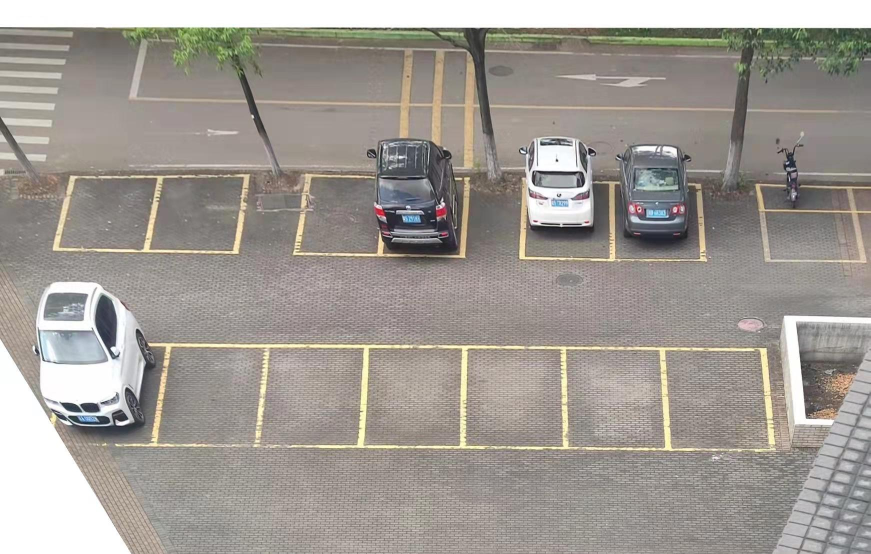
#> input picture img/pers_trans.jpg, 1741 x 1108 px (shown at 1/2 size)
$ python hough.py
#> lines starting #> are read from the running program, lines starting #| are printed output that depends on the picture; after the words box and inside, x2 and y2 are one past the last pixel; in counts of white or black regions, pixels touching at a corner belong together
#> further down, img_src is the input picture: shape (1108, 1741, 3); mean B, G, R 147.6, 153.6, 159.2
### qd.py
# -*- coding: utf-8 -*-
"""
Created on Tue Dec 27 09:32:02 2016

@author: http://blog.csdn.net/lql0716
"""
import cv2
import numpy as np

# 显示图片函数
# [58 lines left out: functions img_show, get_rect, get_qd, not called in this run]

def img_qd(img_src,tune = False, a = [482, 633], b = [1018, 965]):
#> called with tune = False
    if tune == True:
        (a, b) = get_qd(img_src)
    print("目标圈定a=",a)
    print("目标圈定b=",b)
    ax, ay = a
    bx, by = b
    mask = np.zeros((img_src.shape[0], img_src.shape[1])).astype(np.uint8)
    mask[ay:by, ax:bx] = 1
    img_obj = cv2.bitwise_and(img_src, img_src, mask=mask)
#> (reads A.npy from the repository)
#> (reads B.npy from the repository)
    return img_obj


# 删去不感兴趣区域，按回车键进行下一次删除，按esc键结束
def img_Sub(img_src,tune = False, A = [[482, 633]], B = [[1018, 965]]):
#> called with tune = False, A = array of shape (3, 2), B = array of shape (3, 2)
    mask = np.ones((img_src.shape[0], img_src.shape[1])).astype(np.uint8)
    if tune == True:
        A = []
        B = []
        img_drawing = img_src
        while True:
            (a, b) = get_qd(img_drawing)
            A.append(a)
            B.append(b)
            ax, ay = a
            bx, by = b
            mask[ay:by, ax:bx] = 0
            img_obj = cv2.bitwise_and(img_src, img_src, mask=mask)
            img_drawing = img_obj
            img_obj_show = cv2.resize(img_obj, None, fx=0.6, fy=0.6, interpolation=cv2.INTER_AREA)
            cv2.imshow("img_obj",img_obj_show)
            ch = cv2.waitKey(0)
            cv2.destroyAllWindows()
            if ch == 27:  # 按下esc键
                cv2.destroyAllWindows()
                break
    else:
        for i,a in enumerate(A):
            ax, ay = a
            bx, by = B[i]
            mask[ay:by, ax:bx] = 0
        img_obj = cv2.bitwise_and(img_src, img_src, mask=mask)
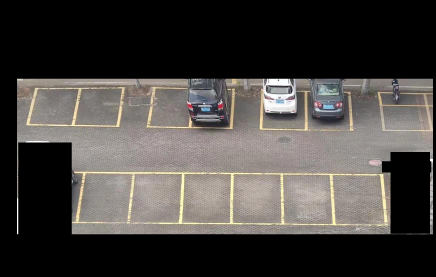
#> img_obj: shape (1108, 1741, 3) (shown at 1/4 size); mean B, G, R 64.3, 67.3, 70.8
    return img_obj,A,B
        # [8 lines of commented-out code are left out]


# [11 lines that do not run on import are left out]

### DBSCAN.py
import numpy as np
import matplotlib.pyplot as plt
import random
from sklearn import preprocessing
from sklearn.cluster import DBSCAN

# [79 lines of commented-out code are left out]
def cen_point(ele):
    ele = np.array(ele)
    ele = np.reshape(ele, (-1, 2))  # 将输入的数据重新整形为二维数组
    mean = np.mean(ele, axis=0)  # 计算数据点的均值，即质心
    min_dist = np.linalg.norm(ele[0] - mean)  # 计算第一个数据点到质心的距离作为初始最小距离
    min_index = 0  # 记录最小距离对应的数据点索引
    for i in range(len(ele)):
        dist = np.linalg.norm(ele[i] - mean)  # 计算当前数据点到质心的距离
        if dist < min_dist:  # 如果距离更小，则更新最小距离和索引
            min_index = i
            min_dist = dist
    return ele[min_index]  # 返回距离质心最近的数据点

# 函数：计算DBSCAN聚类结果中每个簇的簇质心和离群点
def cen(scaler, y_pred):
    num = max(y_pred) + 1  # 计算聚类簇数
    ex = np.where(y_pred == -1)  # 找出离群点的索引，返回元组，ex[0]为列表，包含离群点索引

    type2 = []  # 存储每个簇的数据点
    ele = []  # 临时存储数据点
    for i in range(num):
        index = np.where(y_pred == i)  # 找出属于当前簇的数据点索引
        for k in index:
            ele.append(scaler[k])  # 将数据点添加到ele中
        type2.append(ele)  # 将当前簇的数据点列表添加到type2中
        ele = []  # 清空ele，准备存储下一个簇的数据点
    cen = []  # 存储簇质心和离群点
    for i in range(num):
        cen.append(cen_point(type2[i]))  # 计算并添加当前簇的簇质心
    for j in ex[0]:  # 添加离群点
        w = scaler[j]
        cen.append(w)
    return cen  # 返回簇质心和离群点的列表

# 函数：对给定的数据点进行DBSCAN聚类并返回聚类结果的簇质心和离群点
def DBSCAN_drawlist(lines: np.ndarray):
    dataSet = np.reshape(lines, (-1, 2))  # 重新整形输入数据为二维数组
    ss_X = preprocessing.StandardScaler()  # 创建一个标准化处理器对象
    scaler = ss_X.fit_transform(dataSet)  # 对数据进行标准化处理

    y_pred = DBSCAN(eps=0.07, min_samples=2).fit_predict(scaler)  # 使用DBSCAN进行聚类

    type1 = cen(scaler, y_pred)  # 调用cen函数计算簇质心和离群点
    type1 = np.array(type1)  # 将结果转换为NumPy数组
    lines_return = ss_X.inverse_transform(type1)  # 将簇质心和离群点的标准化结果逆转换为原始数据空间
    lines_return = np.array(lines_return)  # 转换为NumPy数组
    return lines_return  # 返回簇质心和离群点的坐标

# 主函数
# [22 lines left out: function main, not called in this run]
    # C = DBSCAN(dataSet, 0.11, 5)  # 基于旧的DBSCAN实现计算聚类结果，此部分被注释掉
    # draw(C, dataSet)  # 基于旧的绘制聚类结果的函数，此部分被注释掉

# [2 lines that do not run on import are left out]

### hough.py
import cv2
import matplotlib.pyplot as plt
import numpy as np
# 自定义模块
import DBSCAN
import qd

# 显示图片函数
def img_show(title: str, img: np.ndarray, rate = 0.6):
    img_show = cv2.resize(img, None, fx=rate, fy=rate, interpolation=cv2.INTER_AREA)
    cv2.imshow(title, img_show)
    cv2.waitKey(0)

## HSV ##
# 回调函数
def on_color_change(param):
    pass

# hsv过滤，返回感兴趣区域
def hsv_filter(img, tune = False):
#> called with tune = False
    if tune == True:
        cv2.namedWindow('image', cv2.WINDOW_AUTOSIZE)
        cv2.resizeWindow('image', 600, 400)   #调整滑块窗口大小
        cv2.moveWindow('image', 0, 0)

        # 创建颜色变化的轨迹栏
        cv2.createTrackbar('Hmin','image',15,180,on_color_change)
        cv2.createTrackbar('Hmax','image',31,180,on_color_change)
        cv2.createTrackbar('Smin','image',27,255,on_color_change)
        cv2.createTrackbar('Smax','image',255,255,on_color_change)
        cv2.createTrackbar('Vmin','image',173,255,on_color_change)
        cv2.createTrackbar('Vmax','image',255,255,on_color_change)

        while True:
            hmin = cv2.getTrackbarPos('Hmin','image')
            hmax = cv2.getTrackbarPos('Hmax','image')
            smin = cv2.getTrackbarPos('Smin','image')
            smax = cv2.getTrackbarPos('Smax','image')
            vmin = cv2.getTrackbarPos('Vmin','image')
            vmax = cv2.getTrackbarPos('Vmax','image')

            # 获得掩码
            lower=np.array([hmin,smin,vmin])
            upper=np.array([hmax,smax,vmax])
            hsv = cv2.cvtColor(img,cv2.COLOR_BGR2HSV)
            mask = cv2.inRange(hsv,lower,upper)

            # 显示掩码内的图像
            img_obj = cv2.bitwise_and(img,img,mask=mask)
            img_obj_show = cv2.resize(img_obj, None, fx=0.6, fy=0.6, interpolation=cv2.INTER_AREA)
            cv2.imshow('obj',img_obj_show)

            ch = cv2.waitKey(1) & 0xFF
            if ch == 27:  # 按下esc键
                cv2.destroyAllWindows()
                return img_obj
    else:
        lower = np.array([15, 27, 173])
        upper = np.array([31, 255, 255])
        hsv = cv2.cvtColor(img, cv2.COLOR_BGR2HSV)
#> hsv: shape (1108, 1741, 3); mean H, S, V 12, 12, 71.2
        mask = cv2.inRange(hsv, lower, upper)
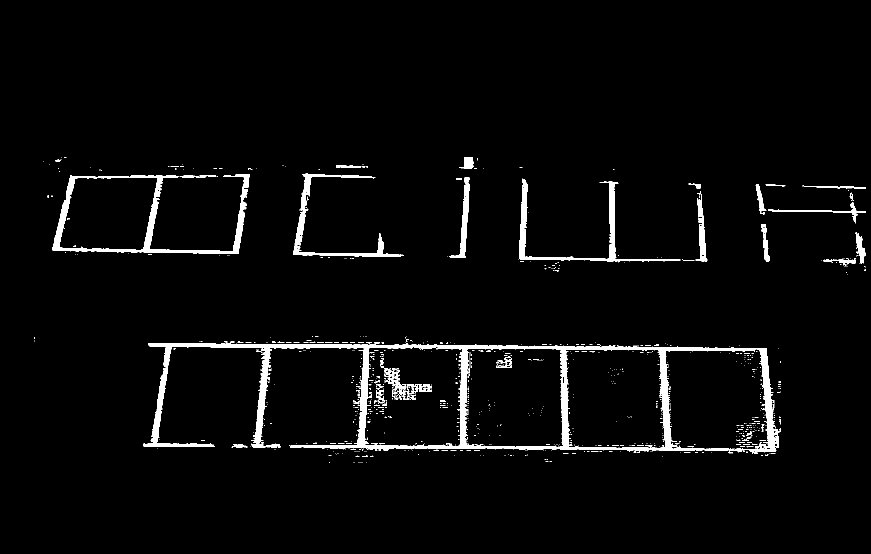
#> mask: shape (1108, 1741) (shown at 1/2 size); 3.2% white; 1040 white regions (956 under 20 px), largest, box (x1, y1, x2, y2) and area: (287, 686, 1562, 904) 32088, (105, 348, 500, 508) 8136, (1038, 357, 1361, 525) 4661
        img_obj = cv2.bitwise_and(img, img, mask=mask)
        return img_obj

## 二值化阈值调整 ##
def trackChaned(x):
    pass

# [23 lines left out: functions slider_binary, line_chart, not called in this run]

# 轮廓检测，输入待检测图片、用于绘制轮廓的图片，输出绘制后图片
def cnt_detector(roi_binary, img_drawed):
    contours, hierarchy = cv2.findContours(roi_binary, cv2.RETR_TREE, cv2.CHAIN_APPROX_SIMPLE)

    cnt_area = []
    for i in range(len(contours)):
        area = cv2.contourArea(contours[i])
        cnt_area.append(area)
    ## 观察面积分布，以确定过滤参数 ##
    # 绘制面积折现图
    # line_chart(cnt_area)

    ## 对轮廓进行过滤 ##
    contours_draw = []
    painted = []
    for i in range(len(cnt_area)):
        current = len(cnt_area) - i - 1
        # if cnt_area[current]>30000 and cnt_area[current]<50000:
        if cnt_area[current] > 15000:
            if current in painted:
                continue
            painted.append(hierarchy[0][current][3])
            painted.append(current)
            contours_draw.append(contours[current])
    ## 绘制轮廓 ##
    img_contours = cv2.drawContours(img_drawed, contours_draw, -1, (0, 255, 0), 2)
    return img_contours

# 霍夫直线绘制
def Hough_lines_draw(img_src, lines):
    img = np.copy(img_src)
    for line in lines:
        rho, theta = line
        a = np.cos(theta)
        b = np.sin(theta)

        x0 = a * rho
        y0 = b * rho
        x1 = int(x0 + 2000 * (-b))
        y1 = int(y0 + 2000 * a)
        x2 = int(x0 - 2000 * (-b))
        y2 = int(y0 - 2000 * a)
        cv2.line(img, (x1, y1), (x2, y2), (255, 0, 0), 2)
    return img

# 密度聚
# 类前后散点图绘制
# [17 lines left out: function scatter_compared, not called in this run]


# 使用plt显示四张图片
def plt_four(img1,img2,img3,img4):
    ## 显示图片 ##
    # 原图
    img_rgb = cv2.cvtColor(img1, cv2.COLOR_BGR2RGB)
    plt.subplot(221)
    plt.imshow(img_rgb)
    plt.axis("off")

    # 车位线提取
    im_zclose_show = cv2.cvtColor(img2, cv2.COLOR_BGR2RGB)
    plt.subplot(222)
    plt.imshow(im_zclose_show)
    plt.axis("off")

    # plt.subplot(223)
    # plt.imshow(img_edges, cmap="binary")   #单通道图才能使用cmap影响

    # 未过滤直线检测
    img_blue_line_raw = cv2.cvtColor(img3, cv2.COLOR_BGR2RGB)
    plt.subplot(223)
    plt.imshow(img_blue_line_raw)  # 单通道图才能使用cmap影响
    plt.axis("off")

    # 过滤后
    img_blue_line_filted = cv2.cvtColor(img4, cv2.COLOR_BGR2RGB)
    plt.subplot(224)
    plt.imshow(img_blue_line_filted)
    plt.axis("off")

    plt.show()


if __name__ == '__main__':
    # 图片路径
    # img_path = r'img/test.jpg'
    img_path = r'img/pers_trans.jpg'
    # img_path = r'img/test2.png'

    # 读取图片
    img_src = cv2.imread(img_path, cv2.IMREAD_COLOR)

    # 圈定感兴趣区域
    # img_roi = qd.img_qd(img_src,tune = True)
    img_roi = qd.img_qd(img_src, a=[68, 315], b=[1732, 937])
    # img_roi = qd.img_Sub(img_roi, a=[72, 557], b=[285, 988])

    ## 去除不需要的区域 ##
    # 使用保存设置
    A = np.load('A.npy')
    B = np.load('B.npy')
    img_roi, _, _ = qd.img_Sub(img_roi, tune=False, A=A, B=B)
    # 手动选取
    # img_roi,A,B = qd.img_Sub(img_roi, tune=True)
    # np.save('A.npy', A)
    # np.save('B.npy', B)

    # 获得车道线图像
    img_obj = hsv_filter(img_roi, tune=False)
    # img_obj = hsv_filter(img_roi, tune=True)
    img_show('img_obj',img_obj)

    ## 车位线图像处理 ##
    # 开运算去噪
    kernel = cv2.getStructuringElement(cv2.MORPH_ELLIPSE, (3, 3))  # kernel大小，准备进行开运算
    img_open = cv2.morphologyEx(img_obj, cv2.MORPH_OPEN, kernel, iterations=2)  # 开运算
    # 高斯去噪
    # img_open = cv2.GaussianBlur(img_obj, (5, 5), 0)
    # img_show('img_open',img_open)

    # 横向闭运算
    kernel_d = cv2.getStructuringElement(cv2.MORPH_ELLIPSE, (61, 11))
    im_hclose = cv2.morphologyEx(img_open,cv2.MORPH_CLOSE,kernel_d,iterations=1)
    img_show('im_close', im_hclose)

    # 纵向闭运算
    kernel_z = cv2.getStructuringElement(cv2.MORPH_ELLIPSE, (2,41))
    im_zclose = cv2.morphologyEx(im_hclose,cv2.MORPH_CLOSE,kernel_z,iterations=1)
    img_show('im_close', im_zclose)

    # # 十字闭运算
    # kernel_c2 = cv2.getStructuringElement(cv2.MORPH_CROSS, (41, 41))
    # im_cross_close = cv2.morphologyEx(im_zclose,cv2.MORPH_CLOSE,kernel_c2,iterations=1)
    # img_show('im_cross_close', im_cross_close)
    #
    # # 十字闭运算图片减去运算前图片，获得方块角点
    # sub = im_cross_close - im_zclose
    # img_show('sub',sub)

    ## 二值化纵横闭运算图
    roi_gray = cv2.cvtColor(im_zclose,cv2.COLOR_BGR2GRAY)
    thresh,roi_binary = cv2.threshold(roi_gray,157,255,cv2.THRESH_BINARY)
#> roi_binary: shape (1108, 1741); 3.2% white; 13 white regions (1 under 20 px)
    # 通过滑块选取阈值
    # roi_binary = slider_binary(im_zclose)
    # img_show('roi_binary', roi_binary)

    # 检测角点，将角点处标红
    # dst = cv2.cornerHarris(roi_binary, 8, 31, 0.06)
    dst = cv2.cornerHarris(roi_binary, 21, 3, 0.06)
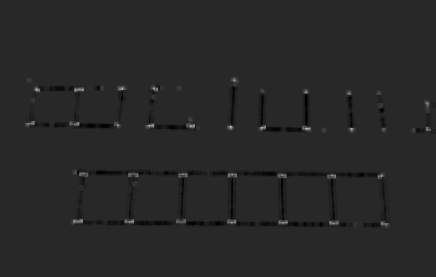
#> dst: shape (1108, 1741) float32 (shown at 1/4 size); min -0.00218, max 0.0115, mean -2.49e-05; drawn with min black and max white
    corner_img = img_src.copy()
    corner_img[dst > 0.1 * dst.max()] = [0, 0, 255]
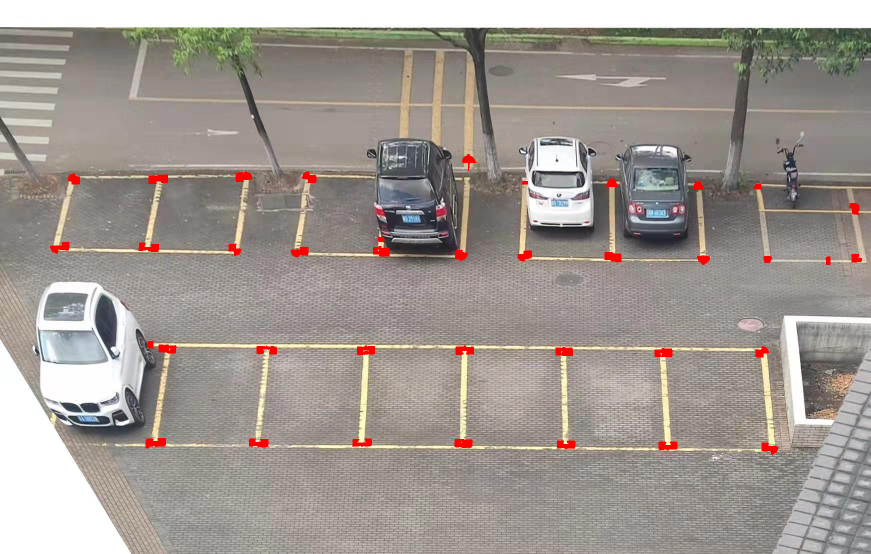
#> corner_img: shape (1108, 1741, 3) (shown at 1/2 size); 0.85% of pixels changed, all inside (x1, y1, x2, y2) = (100, 308, 1724, 910)
    img_show("corner_img",corner_img)
    # 取得角点图
    # img_black_white = np.zeros_like(img_src)
    # img_black_white[dst > 0.1 * dst.max()] = [255, 255, 255]
    # img_show('img_black_white',img_black_white)
    # np.save('.\data\jiao_dian.npy', img_black_white)

    ## 使用二值图进行轮廓检测 ##
    img_contours = cnt_detector(roi_binary, im_zclose)
#> in cnt_detector, `contours, hierarchy = cv2.findContours(roi_binary, cv2.RETR_TREE, cv2...`: contours = 20 contours, 4 with area under 20; largest, box (x1, y1, x2, y2) and area: (288, 686, 1553, 904) 252736, (1333, 700, 1535, 899) 37466, (320, 693, 525, 892) 36819, (933, 696, 1126, 895) 36799, (525, 695, 726, 892) 36786
#> the loop in cnt_detector, `for i in range(len(contours)):` made 20 passes
#> area on passes 1, 2, 3, 4, 5, 6, 7, 9: 252736.5, 37466, 36688.5, 36799, 36153, 36786.5, 36819, 3367.5
#> after the loop in cnt_detector, `for i in range(len(contours)):`: cnt_area = [252736.5, 37466, 36688.5, 36799, 36153, 36786.5, 36819, 16, 3367.5, 1112.5, 1379.5, 4001, 0, 15, 98, 31504.5, 23358, 3323, 15, 2139]
#> the loop in cnt_detector, `for i in range(len(cnt_area)):` made 20 passes
#> current on passes 1 to 8: 19, 18, 17, 16, 15, 14, 13, 12
#> after the loop in cnt_detector, `for i in range(len(cnt_area)):`: contours_draw = 7 contours; box (x1, y1, x2, y2) and area: (1333, 700, 1535, 899) 37466, (320, 693, 525, 892) 36819, (933, 696, 1126, 895) 36799, (525, 695, 726, 892) 36786, (1134, 698, 1329, 897) 36688, (732, 695, 923, 893) 36153, (127, 354, 309, 499) 23358; painted = [15, 16, 0, 6, 0, 5, 0, 4, 0, 3, 0, 2, 0, 1]
    img_show('contours', img_contours)

    ## 霍夫曼直线检测 ##
    # 执行canny边缘检测
    img_edges = cv2.Canny(roi_binary, 30, 110, apertureSize=3)
#> img_edges: shape (1108, 1741); 0.67% white in thin lines or dots, all inside (x1, y1, x2, y2) = (105, 314, 1741, 904)
    img_show('img_edges', img_edges)
#> in img_show (call 6), `img_show = cv2.resize(img, None, fx=rate, fy=rate, interpolation=cv2.I..`:
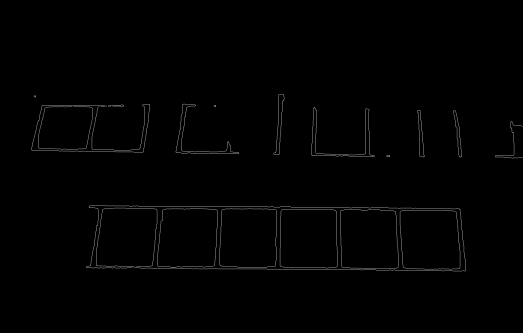
#> img_show: shape (665, 1045) (shown at 1/2 size); min 0, max 214, mean 1.7

    lines = cv2.HoughLines(img_edges, 1, np.pi / 180, 75)
#> lines = 126 rows, first 8: [499, 1.59], [896, 1.57], [493, 1.59], [892, 1.57], [679, 1.59], [696, 1.57], [889, 1.57], [878, 1.59]
    # 转化为n行2列的 ndarray数组
    hough_lines = np.array(lines).reshape(-1,2)
#> hough_lines = 126 pairs, first value -1469 to 1219, second value 0 to 3.12
    img_blue_line_raw = Hough_lines_draw(img_src, hough_lines)
#> the loop in Hough_lines_draw, `for line in lines:` made 126 passes
#> (rho, theta, a, b, x0, y0, x1, y1) on passes 1 to 8: (499, 1.59, -0.0175, 1, -8.71, 498.9, -2008, 464), (896, 1.57, -4.37e-08, 1, -3.92e-05, 896, -2000, 895), (493, 1.59, -0.0175, 1, -8.6, 492.9, -2008, 458), (892, 1.57, -4.37e-08, 1, -3.9e-05, 892, -2000, 891), (679, 1.59, -0.0175, 1, -11.85, 678.9, -2011, 643), (696, 1.57, -4.37e-08, 1, -3.04e-05, 696, -2000, 695), (889, 1.57, -4.37e-08, 1, -3.89e-05, 889, -2000, 888), (878, 1.59, -0.0175, 1, -15.32, 877.9, -2015, 842)
#> after the loop in Hough_lines_draw, `for line in lines:`:
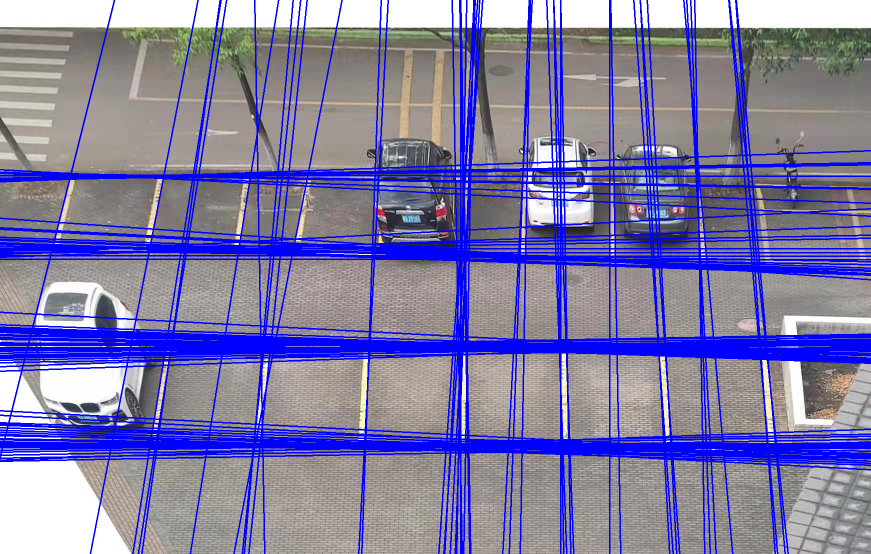
#> img: shape (1108, 1741, 3) (shown at 1/2 size); 19.75% of pixels changed, all inside (x1, y1, x2, y2) = (0, 0, 1741, 1108)
    # 密度聚类进行过滤
    filted_hough_lines = DBSCAN.DBSCAN_drawlist(hough_lines)
#> in DBSCAN_drawlist, `dataSet = np.reshape(lines, (-1, 2))`: dataSet has the same summary as hough_lines outside DBSCAN_drawlist
#> in DBSCAN_drawlist, `scaler = ss_X.fit_transform(dataSet)`: scaler = 126 pairs, first value -2.49 to 1.14, second value -1.69 to 1.75
#> in DBSCAN_drawlist, `y_pred = DBSCAN(eps=0.07, min_samples=2).fit_predict(scaler)`: y_pred = 126 values, max 13 at index 78, min -1 at index 20, mean 3.39
#> in cen, `num = max(y_pred) + 1`: num = 14
#> in cen, `ex = np.where(y_pred == -1)`: ex = ([20, 43, 59, 80, 94, 109, 111, 112],)
#> the loop in cen, `for i in range(num):` made 14 passes
#> index on passes 4 to 11: ([14, 22, 35, 47, 55, 79, 116, 119],), ([27, 99, 120],), ([29, 42, 104, 117],), ([32, 60, 110, 125],), ([33, 65],), ([34, 48, 57, 63, 70, 73, 86, 114, 122],), ([56, 83, 89],), ([58, 68, 90, 93],)
#> after the loop in cen, `for i in range(num):`: type2 = 14 items
#> the loop in cen, `for i in range(num):` made 14 passes
#> the loop in cen, `for j in ex[0]:` made 8 passes
#> j on passes 1 to 8: 20, 43, 59, 80, 94, 109, 111, 112
    img_blue_line_filted = Hough_lines_draw(img_src,filted_hough_lines)
#> the loop in Hough_lines_draw (call 2), `for line in lines:` made 22 passes
#> line on passes 1 to 8: [493, 1.59], [880, 1.59], [689, 1.57], [949, 0.0349], [1057, 0.0349], [-1280, 3.09], [-1467, 3.05], [762, 0.0349]
#> after the loop in Hough_lines_draw (call 2), `for line in lines:`:
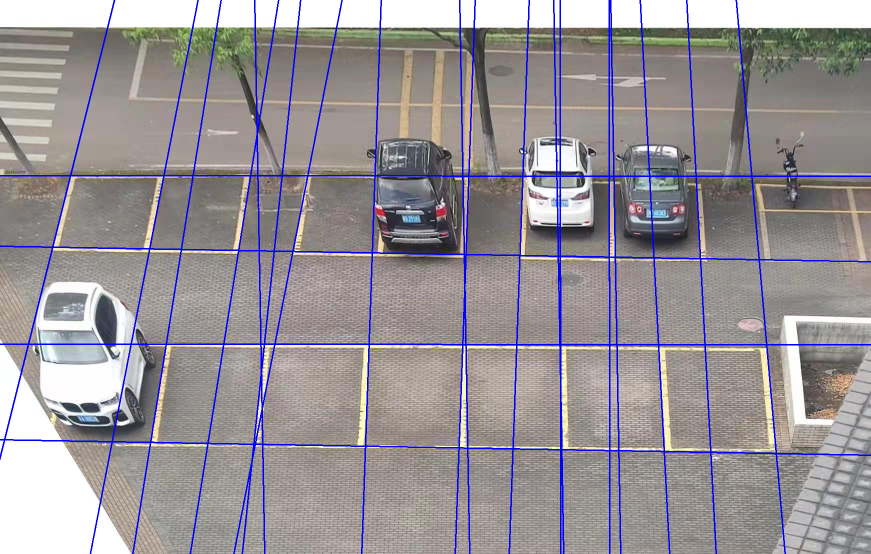
#> img: shape (1108, 1741, 3) (shown at 1/2 size); 4.1% of pixels changed, all inside (x1, y1, x2, y2) = (0, 0, 1741, 1108)

    # 过滤前后 直线散点图对比
    # scatter_compared(hough_lines,filted_hough_lines)
    # 显示图像
    plt_four(img_src, im_zclose, img_blue_line_raw, img_blue_line_filted)
